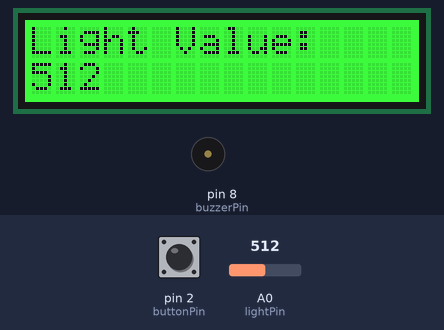
The sketch below on a simulated Arduino Uno, built with avr-gcc and run on an emulated ATmega328P. Parts: 16×2 character LCD, buzzer (waves = sounding, pin HIGH). Inputs (shaded band) come from the test bench; at power-on: pin 2 (buttonPin) HIGH, A0 (lightPin) = 512. What the sketch prints to the serial monitor is not drawn.

Above: at 3.2 s.
3.3 s: pin 2 (buttonPin) pulled LOW for 0.25 s
At 4.9 s:
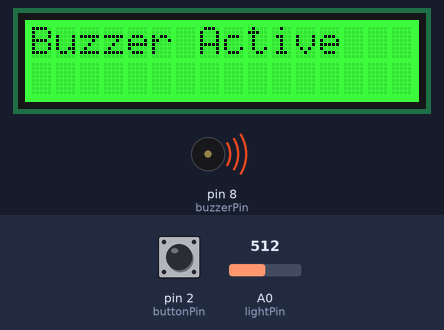
6.5 s: A0 (lightPin) set to 716
At 7.5 s:
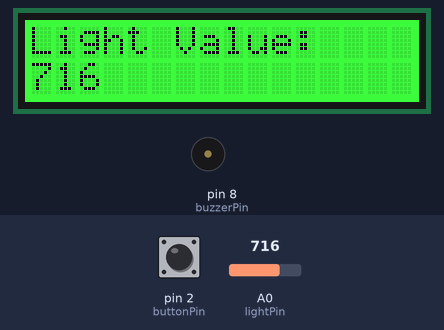
8.0 s: A0 (lightPin) set to 900
At 8.5 s:
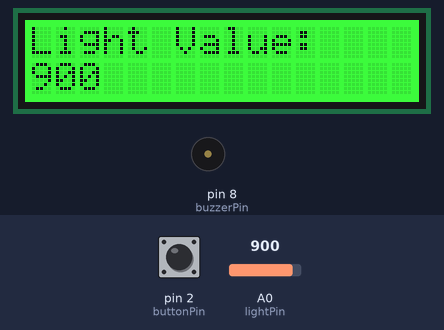
9.6 s: A0 (lightPin) set to 1023
At 10.8 s:
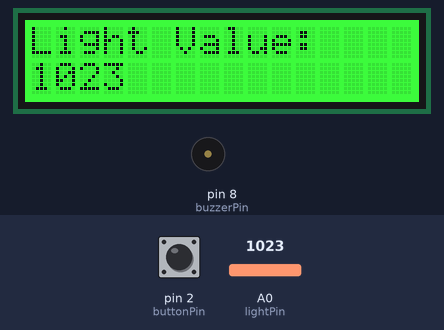
11.2 s: pin 2 (buttonPin) pulled LOW for 1 s
At 11.7 s:
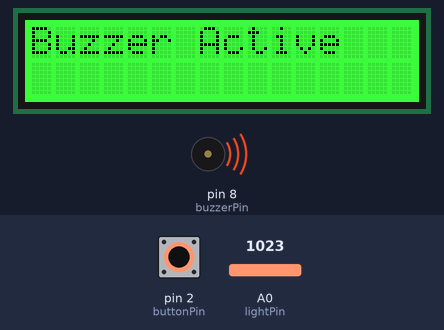
14.7 s: pin 2 (buttonPin) pulled LOW for 3.2 s
At 17.6 s:
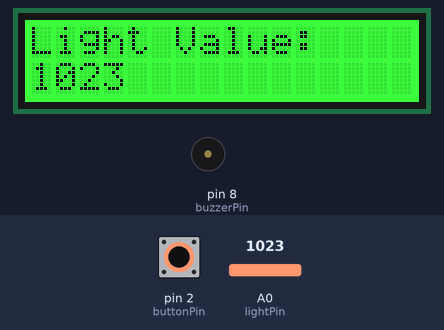
Timing chart, 0 to 19.1 s (numbered marks = the images above; inputs shaded):
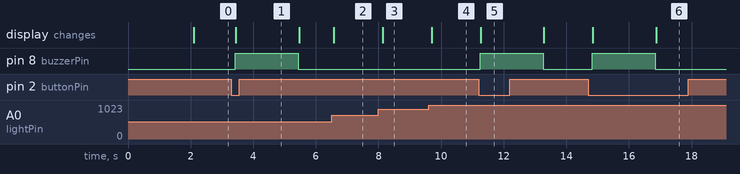

Measured:
- after the input at 3.3 s, pin 8 (buzzerPin): LOW → HIGH after 0.12 s, → LOW 2.0 s later; the display: changes after 0.14 s (image 1)
- after the input at 6.5 s, the display: changes after 0.08 s (image 2)
- after the input at 8.0 s, the display: changes after 0.14 s (image 3)
- after the input at 9.6 s, the display: changes after 0.10 s (image 4)
- after the input at 11.2 s, pin 8 (buzzerPin): LOW → HIGH at once, → LOW 2.0 s later; the display: changes after 0.06 s (image 5)
- after the input at 14.7 s, pin 8 (buzzerPin): LOW → HIGH after 0.13 s, → LOW 2.0 s later; the display: first changes after 0.15 s (image 6 shows a later state)

The sketch:

lab05.ino
```cpp
#include <Wire.h>
#include "rgb_lcd.h"

rgb_lcd lcd;

const int lightPin = A0;
const int buttonPin = 2;
const int buzzerPin = 8;

volatile bool buzzerFlag = false;

void initInterrupt() {

  EICRA &= ~(1 << ISC00);
  EICRA |=  (1 << ISC01);

  EIFR  |=  (1 << INTF0);
  EIMSK |=  (1 << INT0);
}


ISR(INT0_vect) {
  buzzerFlag = true;
}

void setup() {
  Serial.begin(9600);

  pinMode(lightPin, INPUT);
  pinMode(buttonPin, INPUT_PULLUP);
  pinMode(buzzerPin, OUTPUT);

  lcd.begin(16, 2);
  lcd.setRGB(0, 255, 0);

  lcd.setCursor(0, 0);
  lcd.print("CMPE453-Section2");
  delay(2000);
  lcd.clear();


  initInterrupt();
}

void loop() {
  if (buzzerFlag) {
    Serial.println("ISR Calisti!");
    digitalWrite(buzzerPin, HIGH);

    lcd.clear();
    lcd.setCursor(0, 0);
    lcd.print("Buzzer Active");

    delay(2000);
    digitalWrite(buzzerPin, LOW);
    buzzerFlag = false;
    lcd.clear();
  }

  int lightValue = analogRead(lightPin);

  lcd.setCursor(0, 0);
  lcd.print("Light Value:   ");

  lcd.setCursor(0, 1);
  lcd.print(lightValue);
  lcd.print("     ");

  delay(200);
}
```
